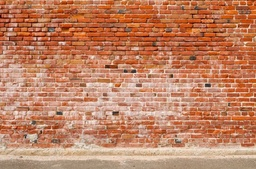
#> input picture samples/img3.jpg, 256 x 169 px, shrunk from 904 x 597 before the run
$ python MixingGradient.py
#> lines starting #> are read from the running program, lines starting #| are printed output that depends on the picture; after the words box and inside, x2 and y2 are one past the last pixel; in counts of white or black regions, pixels touching at a corner belong together
### helper.py
import warnings
warnings.filterwarnings('ignore')
import cv2
import numpy as np
import matplotlib.pyplot as plt
# %matplotlib inline
import os
from random import random
import time
import scipy as sp
import scipy.sparse.linalg
from typing import List, Tuple
def get_image(img_path: str, mask: bool=False, scale: bool=True) -> np.array:
    """
    Gets image in appriopiate format

    Parameters:
    img_path (str): Image path
    mask (bool): True if read mask image
    scale (bool): True if read and scale image to 0-1

    Returns:
    np.array: Image in numpy array
    """
#> called with img_path = 'samples/img3.jpg', mask = False, scale = True
    if mask:
        img = cv2.imread(img_path, cv2.IMREAD_GRAYSCALE)
        _, binary_mask = cv2.threshold(img, 127, 255, cv2.THRESH_BINARY)
        return np.where(binary_mask == 255, 1, 0)

    if scale:
        return cv2.cvtColor(cv2.imread(img_path), cv2.COLOR_BGR2RGB).astype('double') / 255.0

    return cv2.cvtColor(cv2.imread(img_path), cv2.COLOR_BGR2RGB)


def show_images(
    imgs: List[np.array], titles: List[str], figsize: Tuple[int]=(15, 10)
) -> None:
    """
    Show images with tites

    Parameters:
    imgs (List): List of images
    titles (List): List of titles
    figsize (Tuple): Figure size
    """
    idx = 1
    fig = plt.figure(figsize=figsize)

    for img, title in zip(imgs, titles):
        ax = fig.add_subplot(1, len(imgs), idx)
        ax.imshow(img)
        ax.set_xticks([])
        ax.set_yticks([])
        ax.set_xlabel(title)
        idx += 1
    plt.show()
def neighbours(i: int, j: int, max_i: int, max_j: int) -> List[Tuple[int, int]]:
    """
    Returns 4-connected neighbours for given pixel point.
    :param i: i-th index position
    :param j: j-th index position
    :param max_i: max possible i-th index position
    :param max_j: max possible j-th index position
    """
    pairs = []

    for n in [-1, 1]:
        if 0 <= i+n <= max_i:
            pairs.append((i+n, j))
        if 0 <= j+n <= max_j:
            pairs.append((i, j+n))

    return pairs

### MixingGradient.py
import warnings
warnings.filterwarnings('ignore')
import cv2
import numpy as np
import matplotlib.pyplot as plt
# %matplotlib inline
import os
from random import random
import time
import scipy as sp
import scipy.sparse.linalg
from typing import List, Tuple
import helper
def mixed_blend(
    img_s: np.ndarray,
    mask: np.ndarray,
    img_t: np.ndarray
) -> np.ndarray:
    """
    Returns a mixed gradient blended image with masked img_s over the img_t.
    :param img_s: the image containing the foreground object
    :param mask: the mask of the foreground object in img_s
    :param img_t: the background image
    """
    img_s_h, img_s_w = img_s.shape

    nnz = (mask>0).sum()
    im2var = -np.ones(mask.shape[0:2], dtype='int32')
    im2var[mask>0] = np.arange(nnz)

    ys, xs = np.where(mask==1)

    A = sp.sparse.lil_matrix((4*nnz, nnz))
    b = np.zeros(4*nnz)

    e = 0
    for n in range(nnz):
        y, x = ys[n], xs[n]

        for n_y, n_x in helper.neighbours(y, x, img_s_h-1, img_s_w-1):
            ds = img_s[y][x] - img_s[n_y][n_x]
            dt = img_t[y][x] - img_t[n_y][n_x]
            d = ds if abs(ds) > abs(dt) else dt

            A[e, im2var[y][x]] = 1
            b[e] = d

            if im2var[n_y][n_x] != -1:
                A[e, im2var[n_y][n_x]] = -1
            else:
                b[e] += img_t[n_y][n_x]
            e += 1

    A = sp.sparse.csr_matrix(A)
    v = sp.sparse.linalg.lsqr(A, b)[0]

    img_t_out = img_t.copy()

    for n in range(nnz):
        y, x = ys[n], xs[n]
        img_t_out[y][x] = v[im2var[y][x]]

    return np.clip(img_t_out, 0, 1)
def run():
    # Load Image and set up parameters
    bg_img = helper.get_image('samples/img3.jpg')
    obj_img = helper.get_image('samples/img4.jpg')
#> call 2 of get_image, with img_path = 'samples/img4.jpg', mask = False, scale = True
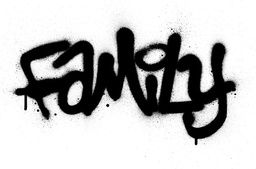
#> input picture samples/img4.jpg, 256 x 169 px, shrunk from 904 x 597 before the run
    mask_img =  helper.get_image('samples/mask2.jpg', mask=True)
#> call 3 of get_image, with img_path = 'samples/mask2.jpg', mask = True, scale = True
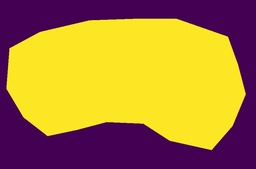
#> input picture samples/mask2.jpg, 256 x 169 px, shrunk from 904 x 597 before the run
#> in get_image (call 3), `img = cv2.imread(img_path, cv2.IMREAD_GRAYSCALE)`:
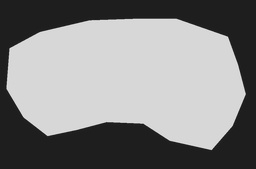
#> img: shape (169, 256); min 21, max 233, mean 132.6
#> in get_image (call 3), `_, binary_mask = cv2.threshold(img, 127, 255, cv2.THRESH_BINARY)`:
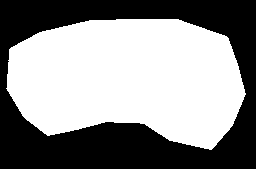
#> binary_mask: shape (169, 256); 55.3% white; 1 black region, box (x1, y1, x2, y2) and area: (0, 0, 256, 169) 19321

    #Run function, don't do anything
    mix_img = np.zeros(bg_img.shape)
    for b in np.arange(3):
        mix_img[:,:,b] = mixed_blend(obj_img[:,:,b], mask_img, bg_img[:,:,b].copy())
#> this loop made 3 passes
#> pass 1, in mixed_blend, `img_t_out = img_t.copy()`:
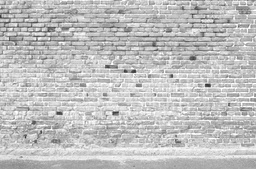
#> img_t_out: shape (169, 256) float64; min 0.192, max 1, mean 0.753
#> pass 2, in mixed_blend (call 2), `img_t_out = img_t.copy()`:
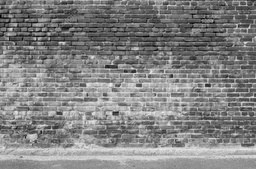
#> img_t_out: shape (169, 256) float64; min 0, max 0.937, mean 0.511
#> after the loop:
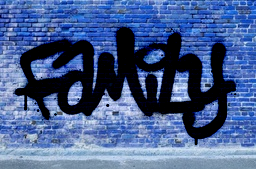
#> mix_img: shape (169, 256, 3) float64; mean B, G, R 0.565, 0.375, 0.281
    helper.show_images(
    [bg_img, obj_img, mask_img, mix_img],
    ["Background image", "Object image", "Mask image", "Blended image"]
    )
#> the loop in show_images, `for img, title in zip(imgs, titles):` made 4 passes
#> title on passes 1 to 4: 'Background image', 'Object image', 'Mask image', 'Blended image'
#> after the loop in show_images, `for img, title in zip(imgs, titles):`: idx = 5
run()
